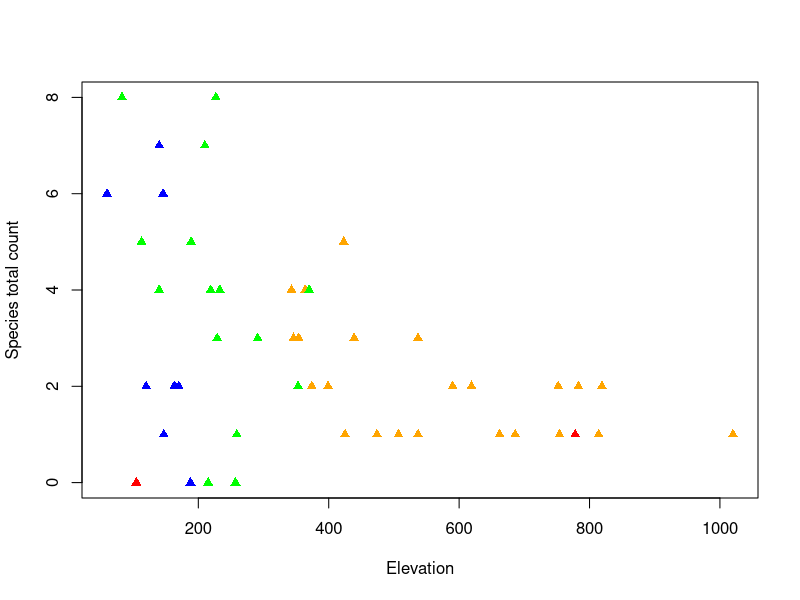
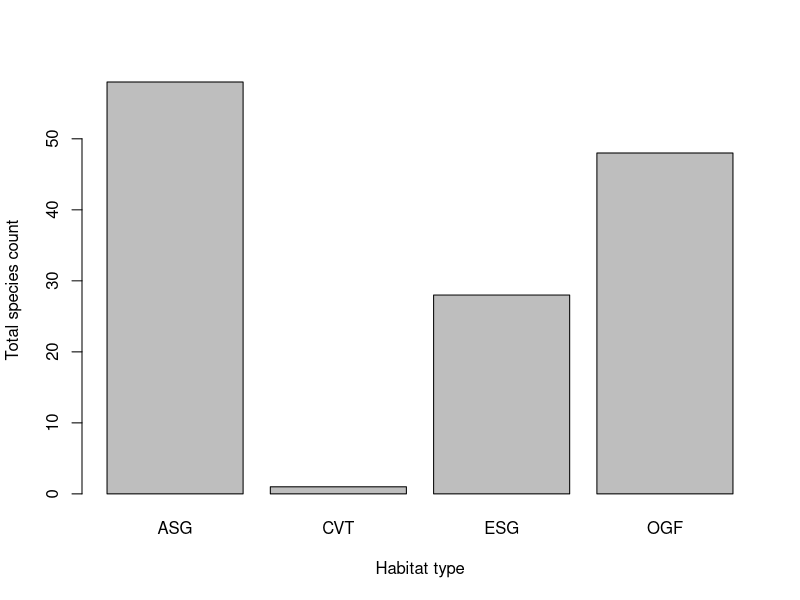
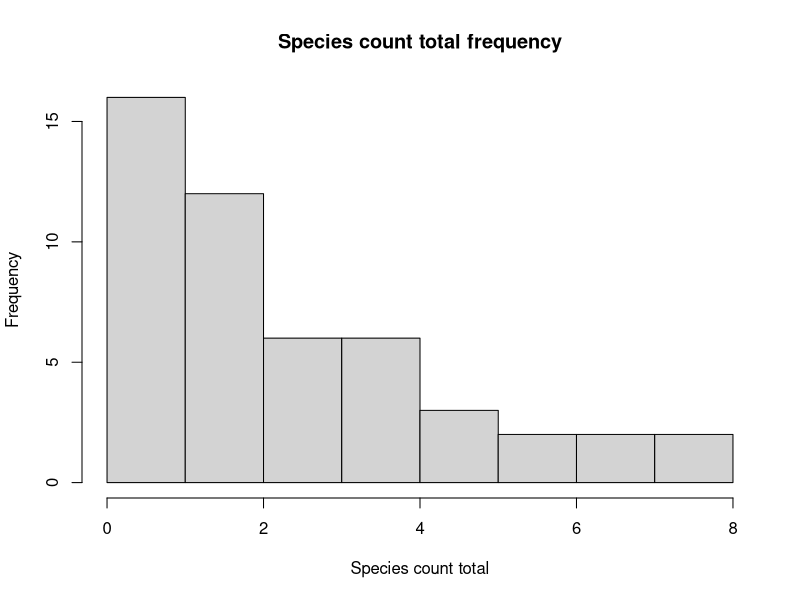

These charts were generated, in order, by the following R code:
## ---- chunk 1
knitr::opts_chunk$set(message=FALSE)

## ---- chunk 2
# NOTE: Ensure the CSV file is in the parent directory of this HTML!
df <- read.csv("../data/herpetozoa-033-095-s001.csv")
df <- df[complete.cases(df), ]
## ---- chunk 3
class(df)
str(df)
## ---- chunk 4
elev.data <- df[, "Elev"]
elev.data
## ---- chunk 5
mean(elev.data)
sd(elev.data)
range(elev.data)
## ---- chunk 6
species.min = "Babu"
species.max = "Phlo"
## ---- chunk 7
htypes.colors_map <- c(ASG="green", ESG="blue", CVT="red", OGF="orange")
htypes.colors <- sapply(df[, "Htypes"], function(k) {htypes.colors_map[k]})
plot(x    = df[, "Elev"],
     y    = df[, "SPPTotal"],
     xlab = "Elevation",
     ylab = "Species total count",
     col  = htypes.colors,
     bg   = htypes.colors,
     pch  = 17)
## ---- chunk 8
d <- df[, c("SPPTotal", "Elev", "Htypes")]
barplot(
  height = sapply(split(d, d$Htypes), function(v) sum(v$SPPTotal)),
  xlab   = "Habitat type",
  ylab   = "Total species count"
)
## ---- chunk 9
hist(df[, "SPPTotal"], xlab="Species count total", main="Species count total frequency")
